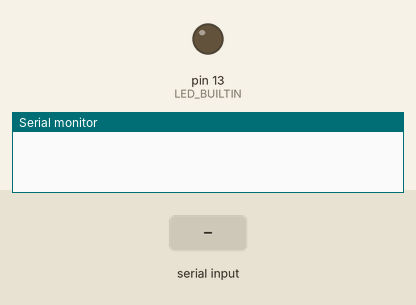
This sketch was run on a simulated Arduino Uno, built with avr-gcc and run on an emulated ATmega328P. Parts: output pins drawn as LEDs (lit = HIGH), the last lines printed to the serial monitor. Inputs (shaded band) come from the test bench.

Above: at 1.2 s.
1.3 s: "on\n" received over Serial
At 1.8 s:
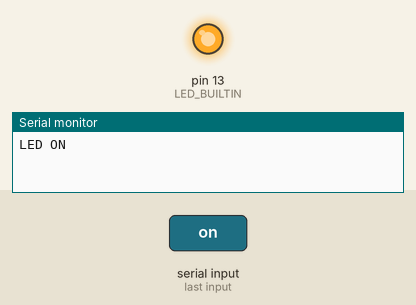
2.8 s: "off\n" received over Serial
At 4.2 s:
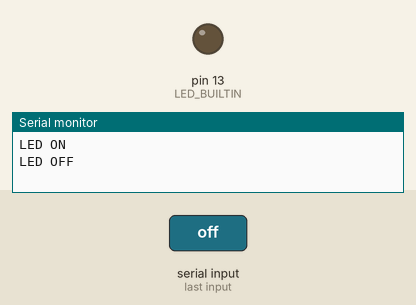
Timing chart, 0 to 5.8 s (numbered marks = the images above; inputs shaded):
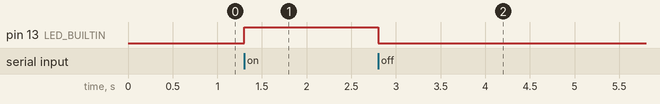

Measured:
- after the input at 1.3 s, pin 13 (LED_BUILTIN): LOW → HIGH at once
- after the input at 2.8 s, pin 13 (LED_BUILTIN): HIGH → LOW at once

The sketch:

code03.ino
```cpp
void setup()
{
    pinMode(LED_BUILTIN, OUTPUT);
    digitalWrite(LED_BUILTIN, LOW);
    Serial.begin(9600);
    while (!Serial)
    { /* just wait */
    }
}

void loop()
{
    if (Serial.available() > 0)
    {
        String command = Serial.readStringUntil('\n');
        command.trim();
        command.toLowerCase();

        if (command == "on")
        {
            digitalWrite(LED_BUILTIN, HIGH);
            Serial.println("LED ON");
        }
        else if (command == "off")
        {
            digitalWrite(LED_BUILTIN, LOW);
            Serial.println("LED OFF");
        }
        else
        {
            Serial.println(String("Unknown command '") + command + "'");
        }
    }
}
```
